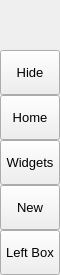
        <widget class="QFrame" name="leftMenuBg">
         <property name="minimumSize">
          <size>
           <width>60</width>
           <height>0</height>
          </size>
         </property>
         <property name="maximumSize">
          <size>
           <width>60</width>
           <height>16777215</height>
          </size>
         </property>
         <property name="frameShape">
          <enum>QFrame::NoFrame</enum>
         </property>
         <property name="frameShadow">
          <enum>QFrame::Raised</enum>
         </property>
         <layout class="QVBoxLayout" name="verticalLayout_3">
          <property name="spacing">
           <number>0</number>
          </property>
          <property name="leftMargin">
           <number>0</number>
          </property>
          <property name="topMargin">
           <number>0</number>
          </property>
          <property name="rightMargin">
           <number>0</number>
          </property>
          <property name="bottomMargin">
           <number>0</number>
          </property>
          <item>
           <widget class="QFrame" name="topLogoInfo">
            <property name="minimumSize">
             <size>
              <width>0</width>
              <height>50</height>
             </size>
            </property>
            <property name="maximumSize">
             <size>
              <width>16777215</width>
              <height>50</height>
             </size>
            </property>
            <property name="frameShape">
             <enum>QFrame::NoFrame</enum>
            </property>
            <property name="frameShadow">
             <enum>QFrame::Raised</enum>
            </property>
            <widget class="QFrame" name="topLogo">
             <property name="geometry">
              <rect>
               <x>10</x>
               <y>5</y>
               <width>42</width>
               <height>42</height>
              </rect>
             </property>
             <property name="minimumSize">
              <size>
               <width>42</width>
               <height>42</height>
              </size>
             </property>
             <property name="maximumSize">
              <size>
               <width>42</width>
               <height>42</height>
              </size>
             </property>
             <property name="autoFillBackground">
              <bool>false</bool>
             </property>
             <property name="frameShape">
              <enum>QFrame::NoFrame</enum>
             </property>
             <property name="frameShadow">
              <enum>QFrame::Raised</enum>
             </property>
            </widget>
            <widget class="QLabel" name="titleLeftApp">
             <property name="geometry">
              <rect>
               <x>70</x>
               <y>8</y>
               <width>160</width>
               <height>20</height>
              </rect>
             </property>
             <property name="font">
              <font>
               <family>Segoe UI Semibold</family>
               <pointsize>12</pointsize>
               <italic>false</italic>
               <bold>false</bold>
              </font>
             </property>
             <property name="text">
              <string>PyDracula</string>
             </property>
             <property name="alignment">
              <set>Qt::AlignLeading|Qt::AlignLeft|Qt::AlignTop</set>
             </property>
            </widget>
            <widget class="QLabel" name="titleLeftDescription">
             <property name="geometry">
              <rect>
               <x>70</x>
               <y>27</y>
               <width>160</width>
               <height>16</height>
              </rect>
             </property>
             <property name="maximumSize">
              <size>
               <width>16777215</width>
               <height>16</height>
              </size>
             </property>
             <property name="font">
              <font>
               <family>Segoe UI</family>
               <pointsize>8</pointsize>
               <italic>false</italic>
               <bold>false</bold>
              </font>
             </property>
             <property name="text">
              <string>Modern GUI / Flat Style</string>
             </property>
             <property name="alignment">
              <set>Qt::AlignLeading|Qt::AlignLeft|Qt::AlignTop</set>
             </property>
            </widget>
           </widget>
          </item>
          <item>
           <widget class="QFrame" name="leftMenuFrame">
            <property name="frameShape">
             <enum>QFrame::NoFrame</enum>
            </property>
            <property name="frameShadow">
             <enum>QFrame::Raised</enum>
            </property>
            <layout class="QVBoxLayout" name="verticalMenuLayout">
             <property name="spacing">
              <number>0</number>
             </property>
             <property name="leftMargin">
              <number>0</number>
             </property>
             <property name="topMargin">
              <number>0</number>
             </property>
             <property name="rightMargin">
              <number>0</number>
             </property>
             <property name="bottomMargin">
              <number>0</number>
             </property>
             <item>
              <widget class="QFrame" name="toggleBox">
               <property name="maximumSize">
                <size>
                 <width>16777215</width>
                 <height>45</height>
                </size>
               </property>
               <property name="frameShape">
                <enum>QFrame::NoFrame</enum>
               </property>
               <property name="frameShadow">
                <enum>QFrame::Raised</enum>
               </property>
               <layout class="QVBoxLayout" name="verticalLayout_4">
                <property name="spacing">
                 <number>0</number>
                </property>
                <property name="leftMargin">
                 <number>0</number>
                </property>
                <property name="topMargin">
                 <number>0</number>
                </property>
                <property name="rightMargin">
                 <number>0</number>
                </property>
                <property name="bottomMargin">
                 <number>0</number>
                </property>
                <item>
                 <widget class="QPushButton" name="toggleButton">
                  <property name="sizePolicy">
                   <sizepolicy hsizetype="Expanding" vsizetype="Fixed">
                    <horstretch>0</horstretch>
                    <verstretch>0</verstretch>
                   </sizepolicy>
                  </property>
                  <property name="minimumSize">
                   <size>
                    <width>0</width>
                    <height>45</height>
                   </size>
                  </property>
                  <property name="font">
                   <font>
                    <family>Segoe UI</family>
                    <pointsize>10</pointsize>
                    <italic>false</italic>
                    <bold>false</bold>
                   </font>
                  </property>
                  <property name="cursor">
                   <cursorShape>PointingHandCursor</cursorShape>
                  </property>
                  <property name="layoutDirection">
                   <enum>Qt::LeftToRight</enum>
                  </property>
                  <property name="styleSheet">
                   <string notr="true">background-image: url(:/icons/images/icons/icon_menu.png);</string>
                  </property>
                  <property name="text">
                   <string>Hide</string>
                  </property>
                 </widget>
                </item>
               </layout>
              </widget>
             </item>
             <item alignment="Qt::AlignTop">
              <widget class="QFrame" name="topMenu">
               <property name="frameShape">
                <enum>QFrame::NoFrame</enum>
               </property>
               <property name="frameShadow">
                <enum>QFrame::Raised</enum>
               </property>
               <layout class="QVBoxLayout" name="verticalLayout_8">
                <property name="spacing">
                 <number>0</number>
                </property>
                <property name="leftMargin">
                 <number>0</number>
                </property>
                <property name="topMargin">
                 <number>0</number>
                </property>
                <property name="rightMargin">
                 <number>0</number>
                </property>
                <property name="bottomMargin">
                 <number>0</number>
                </property>
                <item>
                 <widget class="QPushButton" name="btn_home">
                  <property name="sizePolicy">
                   <sizepolicy hsizetype="Expanding" vsizetype="Fixed">
                    <horstretch>0</horstretch>
                    <verstretch>0</verstretch>
                   </sizepolicy>
                  </property>
                  <property name="minimumSize">
                   <size>
                    <width>0</width>
                    <height>45</height>
                   </size>
                  </property>
                  <property name="font">
                   <font>
                    <family>Segoe UI</family>
                    <pointsize>10</pointsize>
                    <italic>false</italic>
                    <bold>false</bold>
                   </font>
                  </property>
                  <property name="cursor">
                   <cursorShape>PointingHandCursor</cursorShape>
                  </property>
                  <property name="layoutDirection">
                   <enum>Qt::LeftToRight</enum>
                  </property>
                  <property name="styleSheet">
                   <string notr="true">background-image: url(:/icons/images/icons/cil-home.png);</string>
                  </property>
                  <property name="text">
                   <string>Home</string>
                  </property>
                 </widget>
                </item>
                <item>
                 <widget class="QPushButton" name="btn_widgets">
                  <property name="sizePolicy">
                   <sizepolicy hsizetype="Expanding" vsizetype="Fixed">
                    <horstretch>0</horstretch>
                    <verstretch>0</verstretch>
                   </sizepolicy>
                  </property>
                  <property name="minimumSize">
                   <size>
                    <width>0</width>
                    <height>45</height>
                   </size>
                  </property>
                  <property name="font">
                   <font>
                    <family>Segoe UI</family>
                    <pointsize>10</pointsize>
                    <italic>false</italic>
                    <bold>false</bold>
                   </font>
                  </property>
                  <property name="cursor">
                   <cursorShape>PointingHandCursor</cursorShape>
                  </property>
                  <property name="layoutDirection">
                   <enum>Qt::LeftToRight</enum>
                  </property>
                  <property name="styleSheet">
                   <string notr="true">background-image: url(:/icons/images/icons/cil-gamepad.png);</string>
                  </property>
                  <property name="text">
                   <string>Widgets</string>
                  </property>
                 </widget>
                </item>
                <item>
                 <widget class="QPushButton" name="btn_tools">
                  <property name="sizePolicy">
                   <sizepolicy hsizetype="Expanding" vsizetype="Fixed">
                    <horstretch>0</horstretch>
                    <verstretch>0</verstretch>
                   </sizepolicy>
                  </property>
                  <property name="minimumSize">
                   <size>
                    <width>0</width>
                    <height>45</height>
                   </size>
                  </property>
                  <property name="font">
                   <font>
                    <family>Segoe UI</family>
                    <pointsize>10</pointsize>
                    <italic>false</italic>
                    <bold>false</bold>
                   </font>
                  </property>
                  <property name="cursor">
                   <cursorShape>PointingHandCursor</cursorShape>
                  </property>
                  <property name="layoutDirection">
                   <enum>Qt::LeftToRight</enum>
                  </property>
                  <property name="styleSheet">
                   <string notr="true">background-image: url(:/icons/images/icons/cil-layers.png);</string>
                  </property>
                  <property name="text">
                   <string>New</string>
                  </property>
                 </widget>
                </item>
               </layout>
              </widget>
             </item>
             <item alignment="Qt::AlignBottom">
              <widget class="QFrame" name="bottomMenu">
               <property name="frameShape">
                <enum>QFrame::NoFrame</enum>
               </property>
               <property name="frameShadow">
                <enum>QFrame::Raised</enum>
               </property>
               <layout class="QVBoxLayout" name="verticalLayout_9">
                <property name="spacing">
                 <number>0</number>
                </property>
                <property name="leftMargin">
                 <number>0</number>
                </property>
                <property name="topMargin">
                 <number>0</number>
                </property>
                <property name="rightMargin">
                 <number>0</number>
                </property>
                <property name="bottomMargin">
                 <number>0</number>
                </property>
                <item>
                 <widget class="QPushButton" name="toggleLeftBox">
                  <property name="sizePolicy">
                   <sizepolicy hsizetype="Expanding" vsizetype="Fixed">
                    <horstretch>0</horstretch>
                    <verstretch>0</verstretch>
                   </sizepolicy>
                  </property>
                  <property name="minimumSize">
                   <size>
                    <width>0</width>
                    <height>45</height>
                   </size>
                  </property>
                  <property name="font">
                   <font>
                    <family>Segoe UI</family>
                    <pointsize>10</pointsize>
                    <italic>false</italic>
                    <bold>false</bold>
                   </font>
                  </property>
                  <property name="cursor">
                   <cursorShape>PointingHandCursor</cursorShape>
                  </property>
                  <property name="layoutDirection">
                   <enum>Qt::LeftToRight</enum>
                  </property>
                  <property name="styleSheet">
                   <string notr="true">background-image: url(:/icons/images/icons/icon_settings.png);</string>
                  </property>
                  <property name="text">
                   <string>Left Box</string>
                  </property>
                 </widget>
                </item>
               </layout>
              </widget>
             </item>
            </layout>
           </widget>
          </item>
         </layout>
        </widget>
